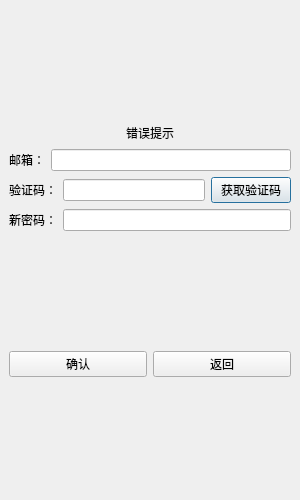
<?xml version="1.0" encoding="UTF-8"?>
<ui version="4.0">
 <class>ResetDialog</class>
 <widget class="QDialog" name="ResetDialog">
  <property name="geometry">
   <rect>
    <x>0</x>
    <y>0</y>
    <width>300</width>
    <height>500</height>
   </rect>
  </property>
  <property name="minimumSize">
   <size>
    <width>300</width>
    <height>500</height>
   </size>
  </property>
  <property name="maximumSize">
   <size>
    <width>300</width>
    <height>500</height>
   </size>
  </property>
  <property name="windowTitle">
   <string>Dialog</string>
  </property>
  <layout class="QVBoxLayout" name="verticalLayout_2">
   <property name="spacing">
    <number>0</number>
   </property>
   <property name="leftMargin">
    <number>0</number>
   </property>
   <property name="topMargin">
    <number>0</number>
   </property>
   <property name="rightMargin">
    <number>0</number>
   </property>
   <property name="bottomMargin">
    <number>0</number>
   </property>
   <item>
    <widget class="QWidget" name="widget" native="true">
     <layout class="QVBoxLayout" name="verticalLayout">
      <item>
       <spacer name="verticalSpacer">
        <property name="orientation">
         <enum>Qt::Vertical</enum>
        </property>
        <property name="sizeHint" stdset="0">
         <size>
          <width>20</width>
          <height>40</height>
         </size>
        </property>
       </spacer>
      </item>
      <item>
       <widget class="QLabel" name="tip_label">
        <property name="minimumSize">
         <size>
          <width>0</width>
          <height>20</height>
         </size>
        </property>
        <property name="maximumSize">
         <size>
          <width>16777215</width>
          <height>20</height>
         </size>
        </property>
        <property name="text">
         <string>错误提示</string>
        </property>
        <property name="alignment">
         <set>Qt::AlignCenter</set>
        </property>
       </widget>
      </item>
      <item>
       <layout class="QHBoxLayout" name="horizontalLayout">
        <item>
         <widget class="QLabel" name="label_2">
          <property name="text">
           <string>邮箱：</string>
          </property>
         </widget>
        </item>
        <item>
         <widget class="QLineEdit" name="email_edit"/>
        </item>
       </layout>
      </item>
      <item>
       <layout class="QHBoxLayout" name="horizontalLayout_2">
        <item>
         <widget class="QLabel" name="label_3">
          <property name="text">
           <string>验证码：</string>
          </property>
         </widget>
        </item>
        <item>
         <widget class="QLineEdit" name="verify_edit"/>
        </item>
        <item>
         <widget class="TimerBtn" name="verify_btn">
          <property name="text">
           <string>获取验证码</string>
          </property>
         </widget>
        </item>
       </layout>
      </item>
      <item>
       <layout class="QHBoxLayout" name="horizontalLayout_3">
        <item>
         <widget class="QLabel" name="label_4">
          <property name="text">
           <string>新密码：</string>
          </property>
         </widget>
        </item>
        <item>
         <widget class="QLineEdit" name="pwd_edit"/>
        </item>
       </layout>
      </item>
      <item>
       <spacer name="verticalSpacer_2">
        <property name="orientation">
         <enum>Qt::Vertical</enum>
        </property>
        <property name="sizeHint" stdset="0">
         <size>
          <width>20</width>
          <height>106</height>
         </size>
        </property>
       </spacer>
      </item>
      <item>
       <layout class="QHBoxLayout" name="horizontalLayout_4">
        <item>
         <widget class="QPushButton" name="sure_btn">
          <property name="text">
           <string>确认</string>
          </property>
         </widget>
        </item>
        <item>
         <widget class="QPushButton" name="return_btn">
          <property name="text">
           <string>返回</string>
          </property>
         </widget>
        </item>
       </layout>
      </item>
      <item>
       <spacer name="verticalSpacer_3">
        <property name="orientation">
         <enum>Qt::Vertical</enum>
        </property>
        <property name="sizeHint" stdset="0">
         <size>
          <width>20</width>
          <height>40</height>
         </size>
        </property>
       </spacer>
      </item>
     </layout>
    </widget>
   </item>
  </layout>
 </widget>
 <customwidgets>
  <customwidget>
   <class>TimerBtn</class>
   <extends>QPushButton</extends>
   <header location="global">timerbtn.h</header>
  </customwidget>
 </customwidgets>
 <resources/>
 <connections/>
</ui>
